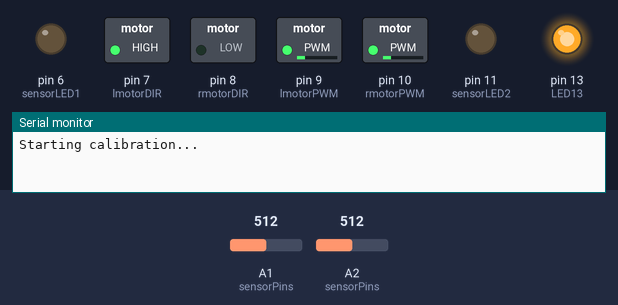
This sketch was run on a simulated Arduino Uno, built with avr-gcc and run on an emulated ATmega328P. On the bench: switched loads named in the sketch (green lamp = pin HIGH), output pins drawn as LEDs (lit = HIGH), the last lines printed to the serial monitor. The test bench sets the inputs (shaded band); at power-on: A1 (sensorPins) = 512, A2 (sensorPins) = 512. Pins used as bus, display or sensor lines are not drawn.

Above: at 0.1 s.
At 7.2 s:
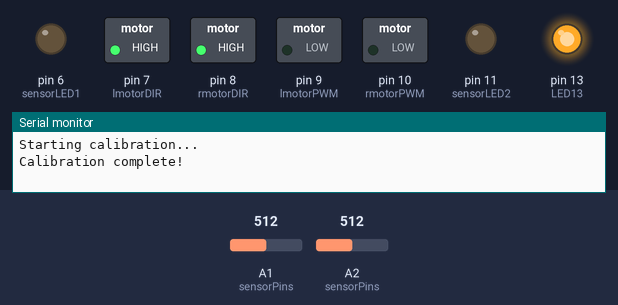
At 10.2 s:
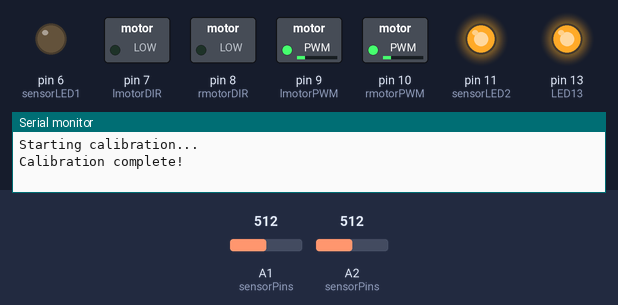
Timing chart, 0 to 11.7 s (numbered marks = the images above):
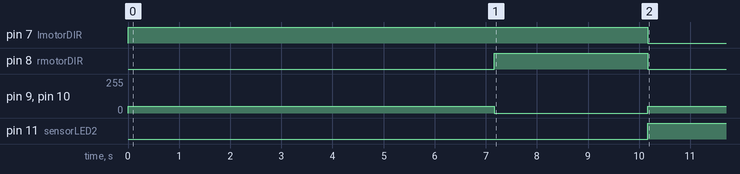

Measured:
- by itself, pin 7 (lmotorDIR), pin 8 (rmotorDIR): HIGH → LOW at 10.2 s
- by itself, pin 9 (lmotorPWM), pin 10 (rmotorPWM): 50/255 → 0/255 at 7.2 s, → 50/255 3.0 s later
- by itself, pin 11 (sensorLED2): LOW → HIGH at 10.2 s

The sketch:

mouse_xx.ino
```cpp
// Input pins
int rside = A0;
int rfront = A1;
int lfront = A2;
int lside = A3;
int sens1 = A4;
int sens2 = A5;
int Receive = 0;
int Transmit = 1;
int m1encoder1 = 2;
int m1encoder2 = 4;
int m2encoder1 = 3;
int m2encoder2 = 5;

// Output pins
int sensorLED1 = 6;
int lmotorDIR = 7;
int rmotorDIR = 8;
int lmotorPWM = 9;
int rmotorPWM = 10;
int sensorLED2 = 11;
int trigger = 12;
int LED13 = 13;

#define SETPOINT 500  // Adjusted to match weighted average midpoint

const int SensorCount = 2;
int sensorPins[SensorCount] = {lfront, rfront};  // For readLineCustom
int minValues[SensorCount];
int maxValues[SensorCount];
int threshold[SensorCount];

float Kp = 0.01;
float Ki = 0;
float Kd = 0;
int P, I, D;
int PIDvalue;
double dt, last_time;

int previousError = 0;
int motorspeeda, motorspeedb;

void setup() {
  pinMode(sensorLED1, OUTPUT);
  pinMode(lmotorDIR, OUTPUT);
  pinMode(rmotorDIR, OUTPUT);
  pinMode(lmotorPWM, OUTPUT);
  pinMode(rmotorPWM, OUTPUT);
  pinMode(sensorLED2, OUTPUT);
  pinMode(trigger, OUTPUT);
  pinMode(LED13, OUTPUT);
  pinMode(m1encoder1, INPUT);
  pinMode(m1encoder2, INPUT);
  pinMode(m2encoder1, INPUT);
  pinMode(m2encoder2, INPUT);

  Serial.begin(9600);
  calibrate();
  delay(3000);
}

void loop() {
  digitalWrite(trigger, HIGH);  // Turn emitter on
  double now = millis();
  dt = (now - last_time) / 1000.0;
  last_time = now;

  linefollow();
}

// Custom weighted line reader using calibrated min/max
unsigned int readLineCustom() {
  int normalized[SensorCount];
  unsigned long weightedSum = 0;
  unsigned int total = 0;
  int positions[SensorCount] = {0, 1000};

  for (int i = 0; i < SensorCount; i++) {
    int raw = analogRead(sensorPins[i]);
    int range = maxValues[i] - minValues[i];
    if (range == 0) range = 1;
    int norm = constrain((raw - minValues[i]) * 1000 / range, 0, 1000);
    normalized[i] = norm;
    weightedSum += (unsigned long)norm * positions[i];
    total += norm;
  }

  if (total == 0) return 500;  // Fallback to center
  return weightedSum / total;
}

void linefollow() {
  digitalWrite(sensorLED2, HIGH);
  unsigned int position = readLineCustom();
  int error = SETPOINT - position;

  P = error;
  I = (I + error) * dt;
  D = (error - previousError) / dt;

  PIDvalue = (Kp * P) + (Ki * I) + (Kd * D);
  previousError = error;

  motorspeeda = 150 + PIDvalue;
  motorspeedb = 150 - PIDvalue;

  motorspeeda = constrain(motorspeeda, 0, 50);
  motorspeedb = constrain(motorspeedb, 0, 50);

  forward(motorspeeda, motorspeedb);
}

void calibrate() {
  digitalWrite(trigger, HIGH);
  digitalWrite(LED13, HIGH);
  Serial.println("Starting calibration...");

  for (int i = 0; i < SensorCount; i++) {
    int val = analogRead(sensorPins[i]);
    minValues[i] = val;
    maxValues[i] = val;
  }

  for (int j = 0; j < 700; j++) {
    spinRobot();
    for (int i = 0; i < SensorCount; i++) {
      int val = analogRead(sensorPins[i]);
      if (val < minValues[i]) minValues[i] = val;
      if (val > maxValues[i]) maxValues[i] = val;
    }
  }

  for (int i = 0; i < SensorCount; i++) {
    threshold[i] = (minValues[i] + maxValues[i]) / 2;

  }

  forward(0, 0);
  Serial.println("Calibration complete!");
}

void spinRobot() {
  analogWrite(lmotorPWM, 50);
  analogWrite(rmotorPWM, 50);
  digitalWrite(lmotorDIR, HIGH);
  digitalWrite(rmotorDIR, LOW);
  delay(10);
}

void forward(int leftSpeed, int rightSpeed) {
  analogWrite(lmotorPWM, abs(leftSpeed));
  analogWrite(rmotorPWM, abs(rightSpeed));
  digitalWrite(lmotorDIR, leftSpeed > 0 ? LOW : HIGH);
  digitalWrite(rmotorDIR, rightSpeed > 0 ? LOW : HIGH);
}
```
